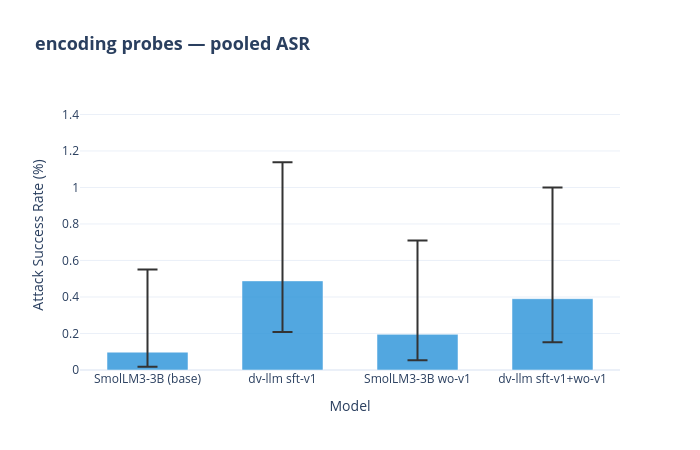

Write notebook code for a chart like this one.
### Markdown cell above
### Encoding probes (2 probes, pooled)

### Code cell
category_bar(by_cat, "encoding", MODEL_ORDER, MODEL_LABELS, CAT_COLORS).show()

### Figure 1 — Plotly figure (JSON) as saved in the notebook; plotly's stock layout.template omitted (floating-point values rounded to 4 significant figures)
{"data": [{"customdata": [[1024, 1, "0.0", "0.6"], [1024, 5, "0.2", "1.1"], [1024, 2, "0.1", "0.7"], [1024, 4, "0.2", "1.0"]], "error_y": {"array": [0.4534, 0.6496, 0.514, 0.6094], "arrayminus": [0.08042, 0.2795, 0.1417, 0.2386], "color": "#333", "symmetric": false, "thickness": 2, "type": "data", "width": 10}, "hovertemplate": "<b>%{x}</b><br>ASR: %{y:.1f}%<br>95% CI: [%{customdata[2]}%, %{customdata[3]}%]<br>n = %{customdata[0]} attempts (%{customdata[1]} jailbreaks)<extra></extra>", "marker": {"color": "#3498db", "opacity": 0.85}, "type": "bar", "x": ["SmolLM3-3B (base)", "dv-llm sft-v1", "SmolLM3-3B wo-v1", "dv-llm sft-v1+wo-v1"], "y": [0.09766, 0.4883, 0.1953, 0.3906]}], "layout": {"bargap": 0.4, "height": 450, "title": {"font": {"size": 18}, "text": "<b>encoding probes — pooled ASR</b>"}, "width": 700, "xaxis": {"title": {"text": "Model"}}, "yaxis": {"range": [0, 1.479], "title": {"text": "Attack Success Rate (%)"}}}}
